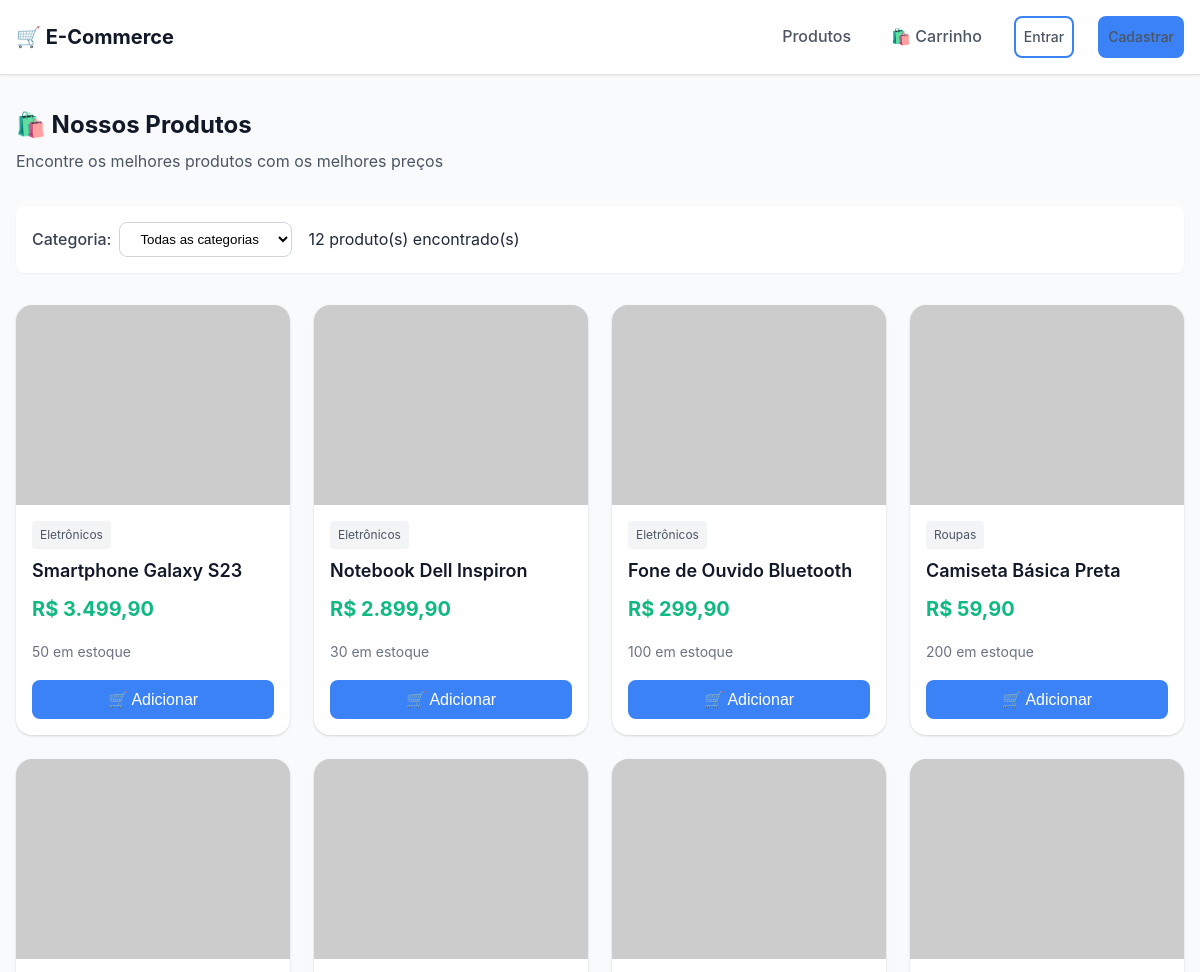
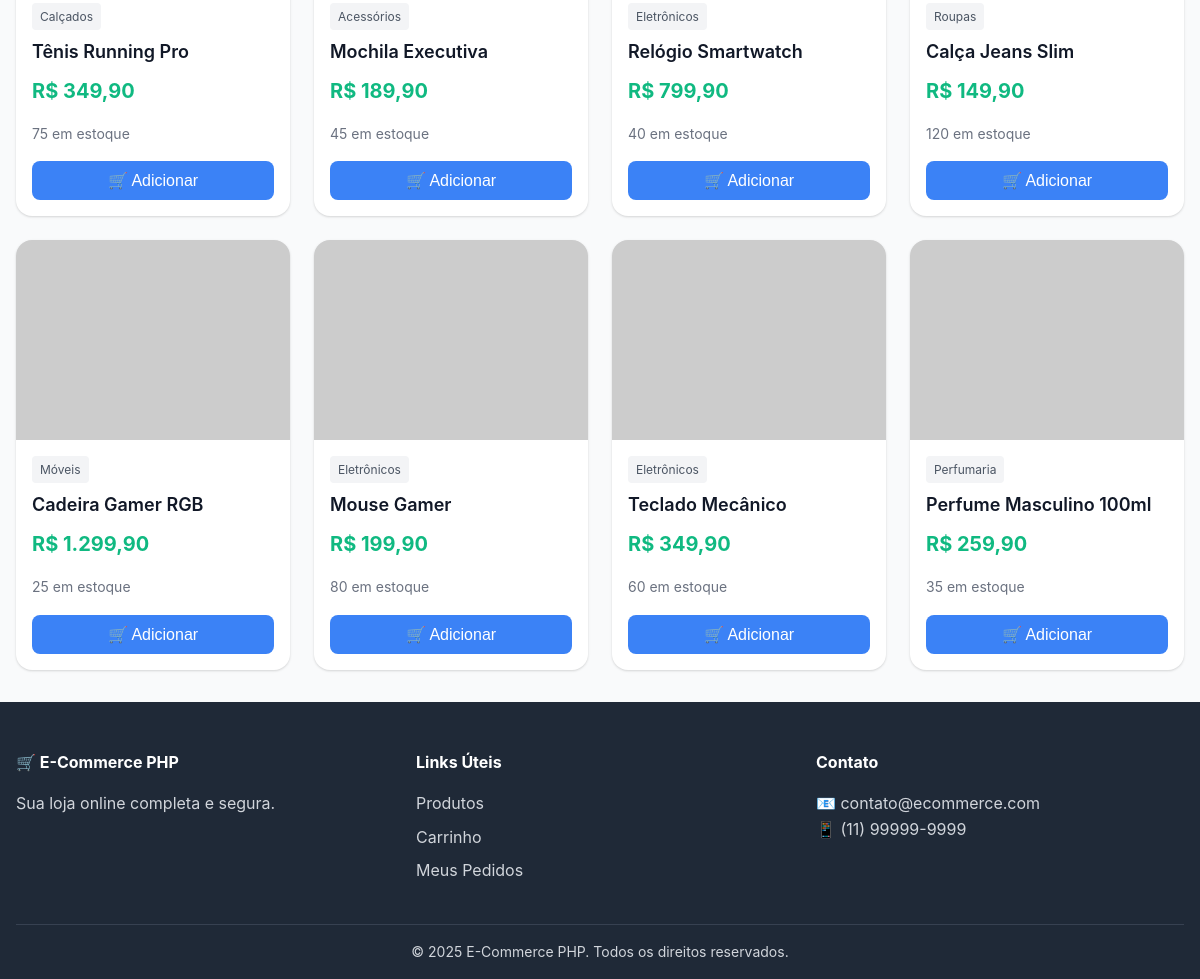
The page / on the database its author committed (2 pictures, top to bottom).
### tables this page shows
CREATE TABLE IF NOT EXISTS produtos (
    id INT AUTO_INCREMENT PRIMARY KEY,
    nome VARCHAR(200) NOT NULL,
    descricao TEXT,
    preco DECIMAL(10, 2) NOT NULL,
    estoque INT NOT NULL DEFAULT 0,
    categoria VARCHAR(50),
    imagem VARCHAR(500),
    ativo TINYINT(1) DEFAULT 1,
    data_cadastro TIMESTAMP DEFAULT CURRENT_TIMESTAMP,
    INDEX idx_categoria (categoria),
    INDEX idx_ativo (ativo)
);

### includes/functions.php (called while the page is built, shortened)
<?php
function escape($string) {
    return htmlspecialchars($string, ENT_QUOTES, 'UTF-8');
}
function isLoggedIn() {
    return isset($_SESSION['cliente_id']) && !empty($_SESSION['cliente_id']);
}
function formatMoney($value) {
    return 'R$ ' . number_format($value, 2, ',', '.');
}

### index.php (the view, shortened to what this page needs)
<?php
require_once 'includes/functions.php';
$pdo = getConnection();
$categoriaFiltro = isset($_GET['categoria']) ? trim($_GET['categoria']) : '';
if ($categoriaFiltro) {
    $stmt = $pdo->prepare("SELECT * FROM produtos WHERE ativo = 1 AND categoria = ? ORDER BY data_cadastro DESC");
    $stmt->execute([$categoriaFiltro]);
} else {
    $stmt = $pdo->query("SELECT * FROM produtos WHERE ativo = 1 ORDER BY data_cadastro DESC");
}
$produtos = $stmt->fetchAll();
include 'includes/header.php';
?>
<div class="page-title">
    <h1>🛍️ Nossos Produtos</h1>
    <p>Encontre os melhores produtos com os melhores preços</p>
</div>
<div class="filters">
    <div class="filter-group">
        <label for="categoria">Categoria:</label>
        <select id="categoria" onchange="filtrarPorCategoria(this.value)">
            <option value="">Todas as categorias</option>
        </select>
    </div>
    <div class="filter-group">
        <span><?php echo count($produtos); ?> produto(s) encontrado(s)</span>
    </div>
</div>
<?php if (empty($produtos)): ?>
    <div class="cart-empty">
        <div class="cart-empty-icon">📦</div>
        <h2>Nenhum produto encontrado</h2>
        <p>Não encontramos produtos para a categoria selecionada.</p>
        <a href="index.php" class="btn btn-primary">Ver todos os produtos</a>
    </div>
<?php else: ?>
    <div class="products-grid">
        <?php foreach ($produtos as $produto): ?>
            <div class="product-card">
                <img src="<?php echo escape($produto['imagem']); ?>"
                     alt="<?php echo escape($produto['nome']); ?>"
                     class="product-image"
                     onerror="this.src='https://via.placeholder.com/400x300?text=Sem+Imagem'">
                <div class="product-info">
                    <span class="product-category"><?php echo escape($produto['categoria']); ?></span>
                    <h3 class="product-name"><?php echo escape($produto['nome']); ?></h3>
                    <div class="product-price"><?php echo formatMoney($produto['preco']); ?></div>
                    <div class="product-stock <?php echo $produto['estoque'] < 5 ? ($produto['estoque'] == 0 ? 'out' : 'low') : ''; ?>">
                        <?php if ($produto['estoque'] > 0): ?>
                            <?php echo $produto['estoque']; ?> em estoque
                        <?php else: ?>
                            Esgotado
                        <?php endif; ?>
                    </div>
                    <?php if ($produto['estoque'] > 0): ?>
                        <button class="btn btn-primary btn-block btn-add-cart"
                                data-produto-id="<?php echo $produto['id']; ?>">
                            🛒 Adicionar
                        </button>
                    <?php else: ?>
                        <button class="btn btn-secondary btn-block" disabled>
                            Indisponível
                        </button>
                    <?php endif; ?>
                </div>
            </div>
        <?php endforeach; ?>
    </div>
<?php endif; ?>
<?php include 'includes/footer.php'; ?>

### includes/header.php (shortened to what this page needs)
<?php
require_once __DIR__ . '/functions.php';
?>
<!DOCTYPE html>
<html lang="pt-BR">
<head>
    <link rel="stylesheet" href="<?php echo isset($baseUrl) ? $baseUrl : ''; ?>css/style.css">
</head>
<body>
    <header class="main-header">
        <div class="container">
            <div class="header-content">
                <a href="<?php echo isset($baseUrl) ? $baseUrl : ''; ?>index.php" class="logo">
                    🛒 E-Commerce
                </a>
                <nav class="main-nav">
                    <ul>
                        <li><a href="<?php echo isset($baseUrl) ? $baseUrl : ''; ?>index.php">Produtos</a></li>
                        <li>
                            <a href="<?php echo isset($baseUrl) ? $baseUrl : ''; ?>carrinho.php" class="cart-link">
                                🛍️ Carrinho
                            </a>
                        </li>
                        <?php if (isLoggedIn()): ?>
                            <li><a href="<?php echo isset($baseUrl) ? $baseUrl : ''; ?>pedidos.php">Meus Pedidos</a></li>
                            <li>
                                <span class="user-greeting">Olá, <?php echo escape($_SESSION['cliente_nome'] ?? 'Cliente'); ?></span>
                            </li>
                            <li><a href="<?php echo isset($baseUrl) ? $baseUrl : ''; ?>logout.php" class="btn btn-outline btn-sm">Sair</a></li>
                        <?php else: ?>
                            <li><a href="<?php echo isset($baseUrl) ? $baseUrl : ''; ?>login.php" class="btn btn-outline btn-sm">Entrar</a></li>
                            <li><a href="<?php echo isset($baseUrl) ? $baseUrl : ''; ?>cadastro.php" class="btn btn-primary btn-sm">Cadastrar</a></li>
                        <?php endif; ?>
                    </ul>
                </nav>
            </div>
        </div>
    </header>
    <main class="main-content">
        <div class="container">

### includes/footer.php (shortened to what this page needs)
        </div>
    </main>
    <footer class="main-footer">
        <div class="container">
            <div class="footer-content">
                <div class="footer-section">
                    <h4>🛒 E-Commerce PHP</h4>
                    <p>Sua loja online completa e segura.</p>
                </div>
                <div class="footer-section">
                    <h4>Links Úteis</h4>
                    <ul>
                        <li><a href="<?php echo isset($baseUrl) ? $baseUrl : ''; ?>index.php">Produtos</a></li>
                        <li><a href="<?php echo isset($baseUrl) ? $baseUrl : ''; ?>carrinho.php">Carrinho</a></li>
                        <li><a href="<?php echo isset($baseUrl) ? $baseUrl : ''; ?>pedidos.php">Meus Pedidos</a></li>
                    </ul>
                </div>
                <div class="footer-section">
                    <h4>Contato</h4>
                    <p>📧 contato@ecommerce.com</p>
                    <p>📱 (11) 99999-9999</p>
                </div>
            </div>
            <div class="footer-bottom">
                <p>&copy; <?php echo date('Y'); ?> E-Commerce PHP. Todos os direitos reservados.</p>
            </div>
        </div>
    </footer>
</body>
</html>

### rows shown on the page
produtos: categoria "Eletrônicos", nome "Smartphone Galaxy S23", preco "R$ 3.499,90", estoque "50"
produtos: categoria "Eletrônicos", nome "Notebook Dell Inspiron", preco "R$ 2.899,90", estoque "30"
produtos: categoria "Eletrônicos", nome "Fone de Ouvido Bluetooth", preco "R$ 299,90", estoque "100"
produtos: categoria "Roupas", nome "Camiseta Básica Preta", preco "R$ 59,90", estoque "200"
produtos: categoria "Calçados", nome "Tênis Running Pro", preco "R$ 349,90", estoque "75"
produtos: categoria "Acessórios", nome "Mochila Executiva", preco "R$ 189,90", estoque "45"
produtos: categoria "Eletrônicos", nome "Relógio Smartwatch", preco "R$ 799,90", estoque "40"
produtos: categoria "Roupas", nome "Calça Jeans Slim", preco "R$ 149,90", estoque "120"
produtos: categoria "Móveis", nome "Cadeira Gamer RGB", preco "R$ 1.299,90", estoque "25"
produtos: categoria "Eletrônicos", nome "Mouse Gamer", preco "R$ 199,90", estoque "80"
produtos: categoria "Eletrônicos", nome "Teclado Mecânico", preco "R$ 349,90", estoque "60"
produtos: categoria "Perfumaria", nome "Perfume Masculino 100ml", preco "R$ 259,90", estoque "35"

### other values the page prints
count($produtos) "12"
